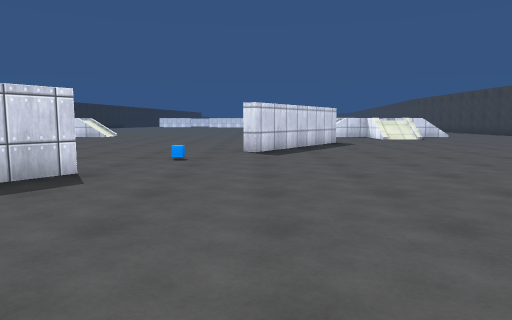
[1] (above)

23 first-person views from a walk through a 3-D level made in the Unity game engine. The camera is 1.2 m above the floor, tilts 6° down and sees 70° across. The floor is counted in squares, 2 m on a side. Each view is taken from the middle of a square. On the plan, view 1 faces up. The plan holds only what a view shows up to about 10 squares ahead; the rest is blank. The place goes on beyond the plan. The player is left out. Surface patterns are stand-ins for the level's own textures.

[2]
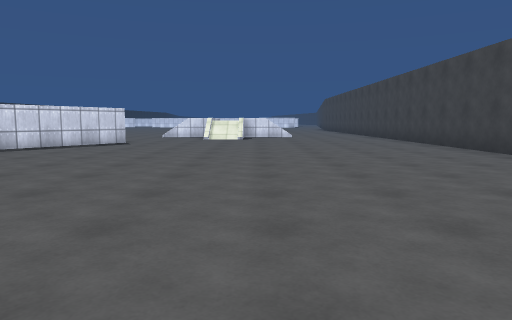

[3]
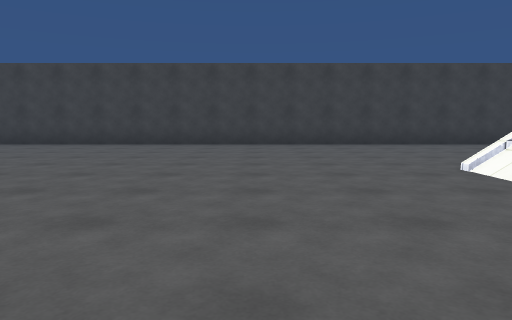

[4]
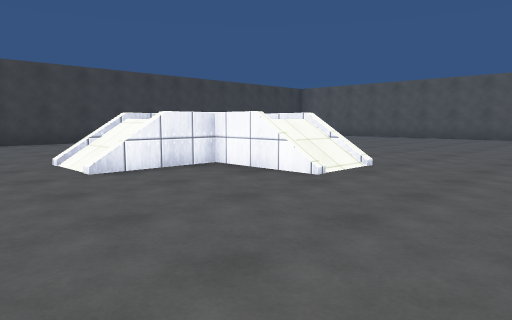

[5]
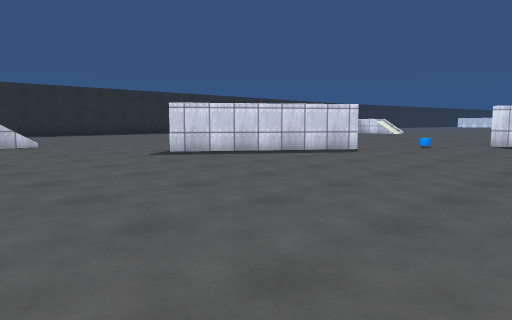

[6]
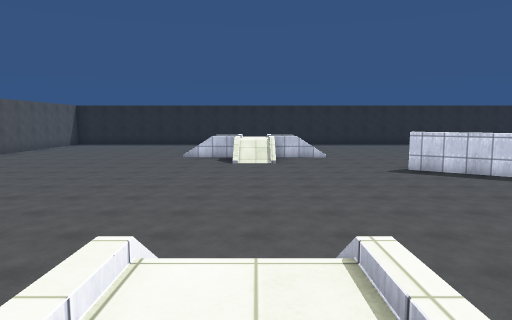

[7]
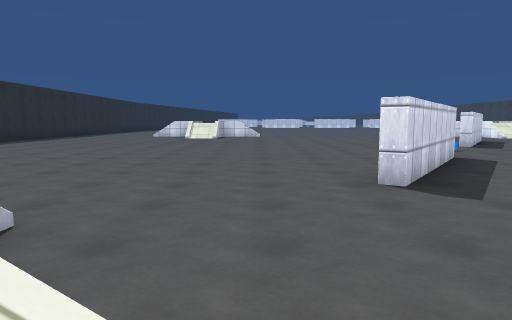

[8]
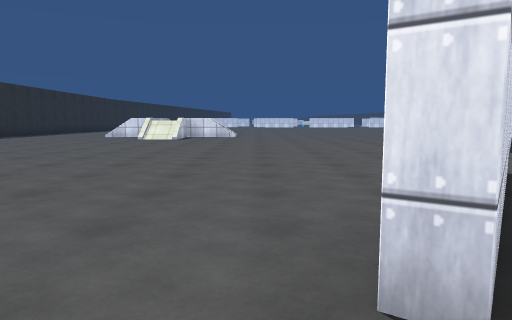

[9]
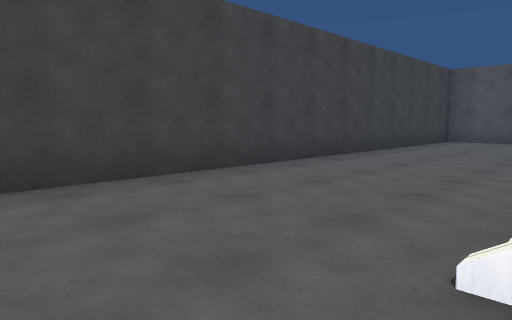

[10]
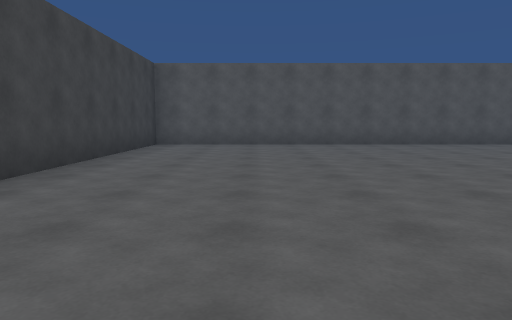

[11]
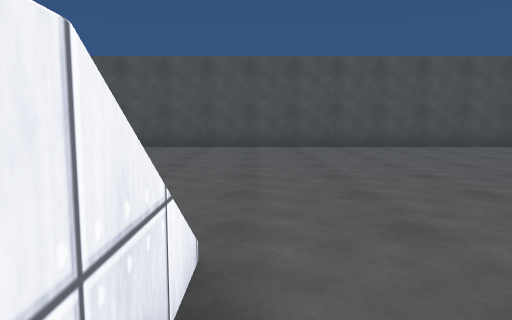

[12]
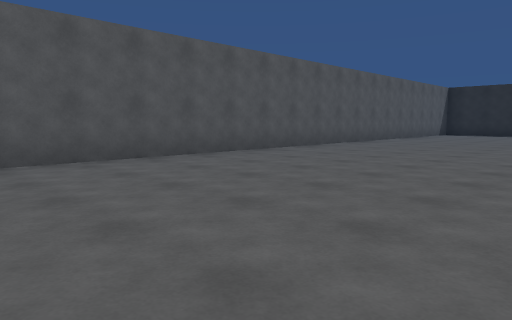

[13]
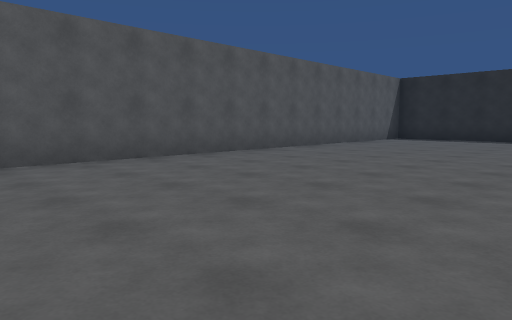

[14]
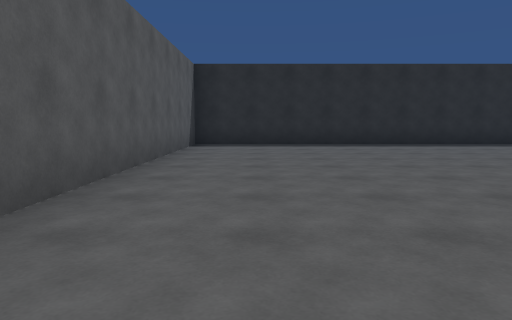

[15]
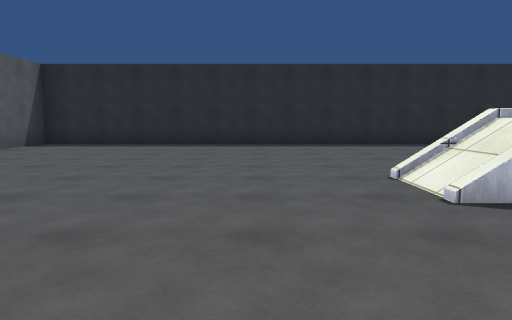

[16]
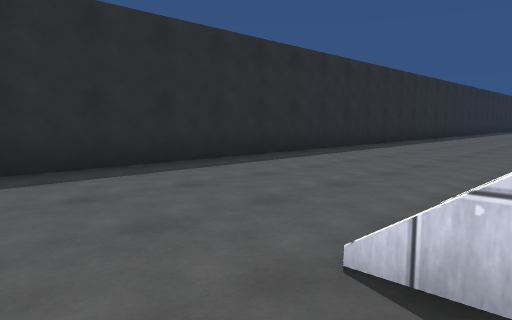

[17]
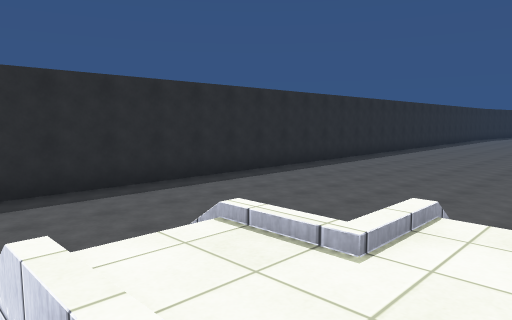

[18]
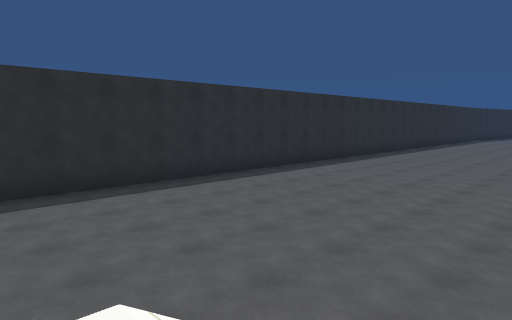

[19]
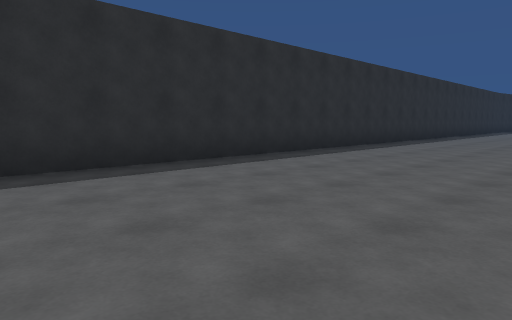

[20]
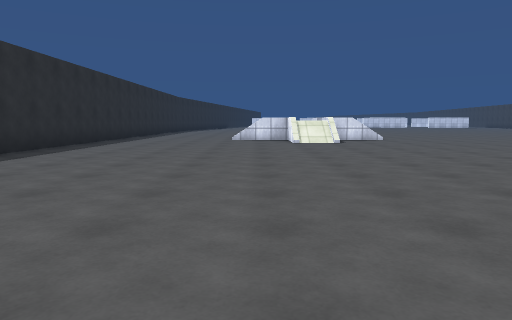

[21]
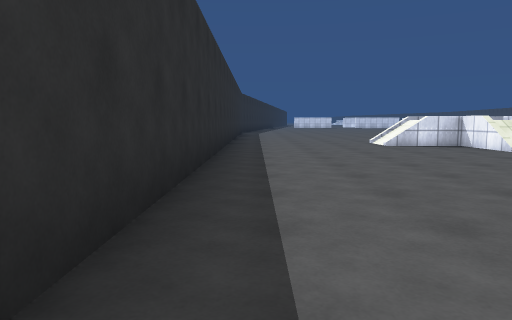

[22]
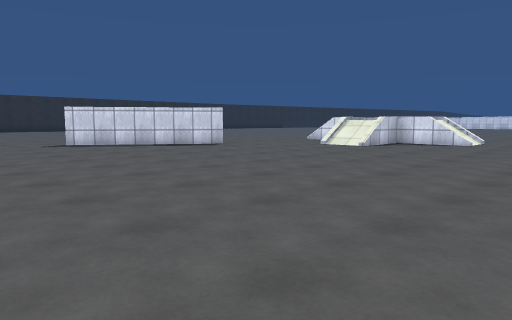

[23]
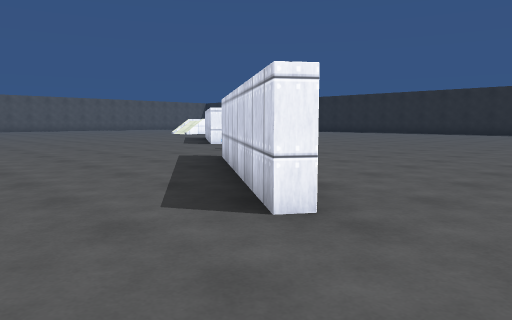

### Floor plan
Points are (right, up) in squares from view 1. A wall is a line through its corners. A room is listed if a view was taken in it or the views show most of it. See-through windows are left out.
Room 1 (views 1, 2, 3, 4, 5, 6, 7, 8, 9, 10, 11, 12, 13, 14, 15, 16, 17, 18, 19, 20, 21, 22, 23)
walls: (-2.1, 4.2) (-4.4, 0.9); (2.3, 10.5) (-0.1, 7.1); (-14.7, 12.5) (-14.7, -12.6) (10.6, -12.6) (10.6, 10.1)

Where each view was taken, in squares from view 1:
view 1: 0 up, 0 right, facing up
view 2: 0 up, 6 right, facing up
view 3: 2 up, 1 right, facing right
view 4: 1 up, 0 right, facing down-right
view 5: 3 down, 2 right, facing up-left
view 6: 3 down, 5 right, facing left
view 7: 3 down, 6 left, facing up
view 8: 0 up, 5 left, facing up
view 9: 1 down, 7 right, facing down-right
view 10: 3 down, 8 right, facing down
view 11: 4 down, 4 right, facing down
view 12: 7 down, 3 right, facing down-left
view 13: 7 down, 2 left, facing down-left
view 14: 11 down, 5 left, facing left
view 15: 7 down, 5 left, facing left
view 16: 5 down, 10 left, facing up-left
view 17: 4 down, 8 left, facing up-left
view 18: 2 down, 8 left, facing up-left
view 19: 2 up, 10 left, facing up-left
view 20: 2 up, 10 left, facing up
view 21: 5 up, 14 left, facing up
view 22: 4 up, 10 right, facing up-left
view 23: 12 up, 4 right, facing down-left
